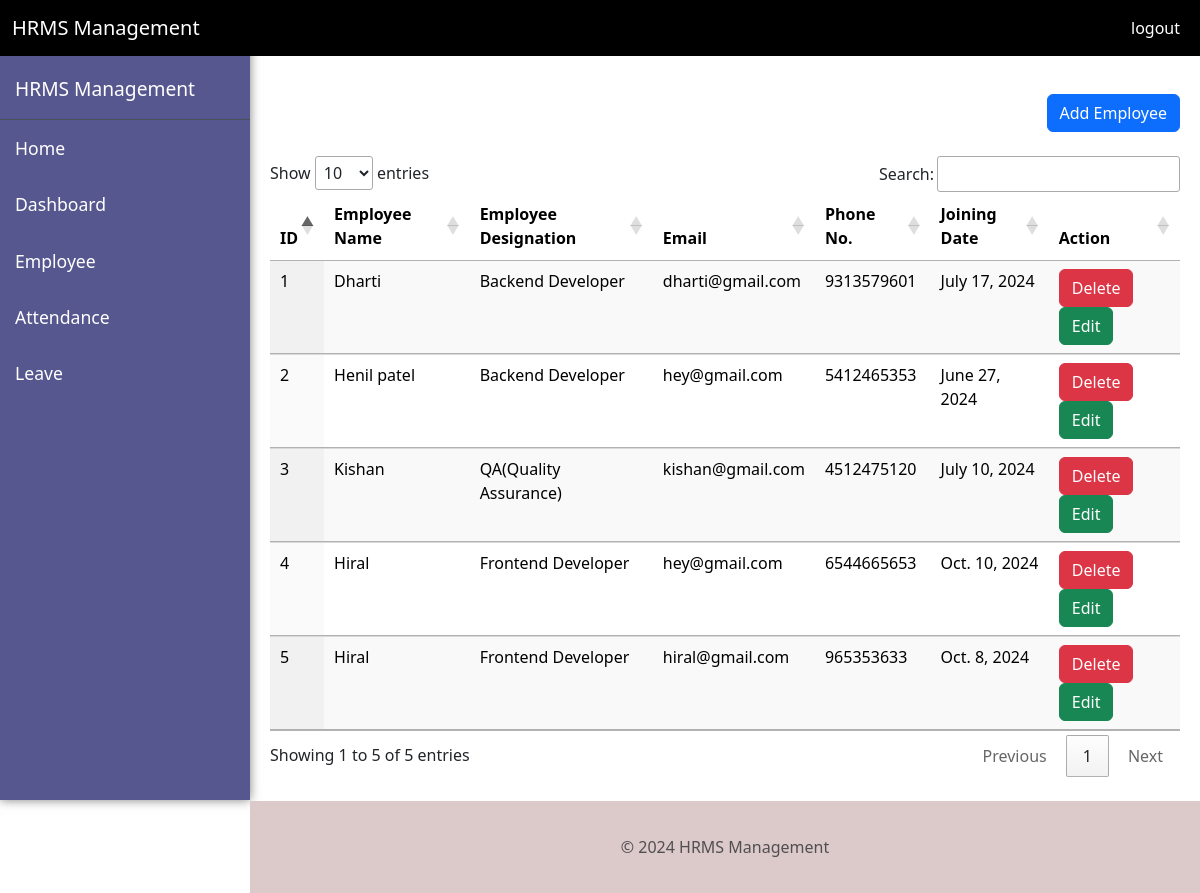
The page /hr/employeedetails/ (signed in) on the database its author committed.
### myapp/models.py (models this page shows, shortened)
class Employee(models.Model):
    name = models.CharField(max_length=100)
    email = models.EmailField(max_length=254)
    phone_no = models.IntegerField()
    joining_date = models.DateField()
    designation = models.CharField(max_length=100 , choices = [
        ('Frontend Developer' , 'Frontend Developer'),
        ('QA' , 'Quality Assurance'),
        ('UI/UX' , 'UI/UX Designer'),
        ('Full Stack Developer' , 'Full Stack Developer'),
        ('Backend Developer' , 'Backend Developer')
    ])

### myapp/views.py (the view)
# urls.py: path('hr/employeedetails/' , views.employeeDetailsPage , name='hr_employee_details'),
@login_required(login_url = 'login')
def employeeDetailsPage(request):
    if request.method == 'GET':
        employees = Employee.objects.all()
        employee_data = list(employees.values())
        if request.headers.get('Accept') == 'application/json':
            return JsonResponse({'employees': employee_data})
        else:
            return render(request, "hr/employee_details.html", {'employees': employees})

### templates/hr/employee_details.html (shortened to what this page needs)
<!DOCTYPE html>
<html lang="en">
<head>
    <link href="https://cdn.jsdelivr.net/npm/bootstrap@5.3.3/dist/css/bootstrap.min.css" rel="stylesheet">
    <link rel="stylesheet" type="text/css" href="https://cdn.datatables.net/1.11.5/css/jquery.dataTables.css">
</head>
<body>
    <header>
        <nav class="navbar navbar-expand-lg fixed-top">
            <div class="container-fluid">
                <a class="navbar-brand" href="#">HRMS Management</a>
                <div class="collapse navbar-collapse justify-content-end" id="navbarNav">
                    <ul class="navbar-nav">
                        <li class="nav-item">
                            <a class="nav-link" href="{% url 'logout' %}">logout</a>
                        </li>
                    </ul>
                </div>
            </div>
        </nav>
    </header>
    <div class="container-fluid mt-5">
        <button class="navbar-toggler ms-auto" type="button" onclick="toggleSidebar()">
            <span class="navbar-toggler-icon"></span>
        </button>
    </div>
    <div class="sidebar" id="sidebar">
        <div class="sidebar-header">HRMS Management</div>
        <a href="{% url 'home' %}" class="home">Home</a>
        <a href="{% url 'hr_dashboard' %}">Dashboard</a>
        <a href="{% url 'hr_employee_details' %}">Employee</a>
        <a href="{% url 'hr_attendance_details' %}">Attendance</a>
        <a href="{% url 'hr_apply_leave_details' %}">Leave</a>
    </div>
    <div class="content" id="content">
        <div class="d-flex justify-content-end">
            <a href="{% url 'hr_addemployee' %}"  class="btn btn-primary">Add Employee</a>
        </div>
        <br>
        <table class="table display" id="employeeTable">
            <thead>
              <tr class="bg-success">
                <th scope="col">ID</th>
                <th scope="col">Employee Name</th>
                <th scope="col">Employee Designation</th>
                <th scope="col">Email</th>
                <th scope="col">Phone No.</th>
                <th scope="col">Joining Date</th>
                <th scope="col">Action</th>
              </tr>
            </thead>
            <tbody id="tbody">
                {% for employee in employees %}
                    <tr>
                        <td>{{employee.id}}</td>
                        <td>{{employee.name}}</td>
                        <td>{{employee.designation}}</td>
                        <td>{{employee.email}}</td>
                        <td>{{employee.phone_no}}</td>
                        <td>{{employee.joining_date}}</td>
                        <td><a href="deleteemployee/{{employee.id}}"  class="btn btn-danger">Delete</a>
                            <a href="editemployee/{{employee.id}}"  class="btn btn-success">Edit</a></td>
                    </tr>
                {% endfor %}
            </tbody>
          </table>
    </div>
    <br>
    <br>
    <br>
    <br>
    <footer class="footer mt-auto py-3 fixed-bottom">
        <div class="container">
            <span class="text-muted">&copy; 2024 HRMS Management</span>
        </div>
    </footer>
</body>
</html>

### templates/hr/employee_details.html (style rules this page uses)
.navbar-toggler { margin-left: auto; }
.sidebar { height: 100vh; position: fixed; top: 0; left: -250px; width: 250px; background-color: #57578f; padding-top: 60px; transition: left 0.3s ease; box-shadow: 0 0 10px rgba(0, 0, 0, 0.5); }
.sidebar a { padding: 15px; display: block; color: #fff; text-decoration: none; font-size: 1.1em; transition: background-color 0.3s ease, color 0.3s ease; }
.content { margin-left: 0; padding: 20px; transition: margin-left 0.3s ease; }
.sidebar-header { color: #fff; padding: 15px; font-size: 1.2em; border-bottom: 1px solid #495057; }
@media (min-width: 768px) { .sidebar { left: 0; width: 250px; } }
@media (min-width: 768px) { .content { margin-left: 250px; } }
header nav { background-color: #000000; }
header nav .container-fluid .nav-link { color: #fff; }
header nav .container-fluid .navbar-brand { color: #fff; }
footer { background-color: #dcc9c9; text-align: center; line-height: 60px; padding: 10px 0; margin-left: 250px; }

### rows shown on the page
Employee: id "1", name "Dharti", designation "Backend Developer", email "dharti@gmail.com", phone_no "9313579601", joining_date "July 17, 2024"
Employee: id "2", name "Henil patel", designation "Backend Developer", email "hey@gmail.com", phone_no "5412465353", joining_date "June 27, 2024"
Employee: id "3", name "Kishan", designation "QA(Quality Assurance)", email "kishan@gmail.com", phone_no "4512475120", joining_date "July 10, 2024"
Employee: id "4", name "Hiral", designation "Frontend Developer", email "hey@gmail.com", phone_no "6544665653", joining_date "Oct. 10, 2024"
Employee: id "5", name "Hiral", designation "Frontend Developer", email "hiral@gmail.com", phone_no "965353633", joining_date "Oct. 8, 2024"
